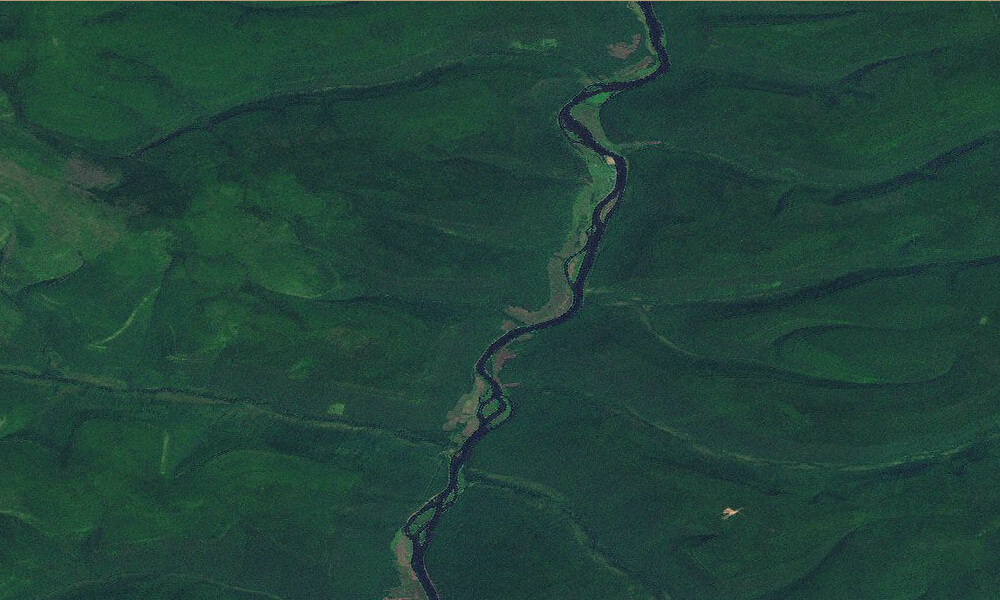
%> input picture optical_image/da8.bmp, 1000 x 600 px
$ octave merge_data3.m   (GNU Octave 9; MATLAB toolbox functions it lacks are replaced by stand-ins)
%> lines starting %> are read from the running program, lines starting %| are printed output that depends on the picture
% [21 lines of commented-out code are left out]
p=[];
% [99 lines of commented-out code are left out]
I=imread('.\optical_image\da8.bmp');
%> I is the input picture: size 600x1000x3 uint8; mean R, G, B 32.5, 67.7, 57.2
I1=rgb2gray(I);
I2=I1(1:552,120:1000);
L=size(I2);
%> L = [552 881]
%   figure,
%   imshow(I2)
height=8;
width=8;
max_row=floor(L(1)/height);
%> max_row = 69
max_col=floor(L(2)/width);
%> max_col = 110
 for row=1:max_row
     for col=1:max_col
      I3=I2((row-1)*8+1:row*8,(col-1)*8+1:col*8);
      I4=reshape(I3,64,1);
      I5=double(I4)/255;
      p=[p,I5];
     end
 end
I=imread('.\optical_image\da9.bmp');
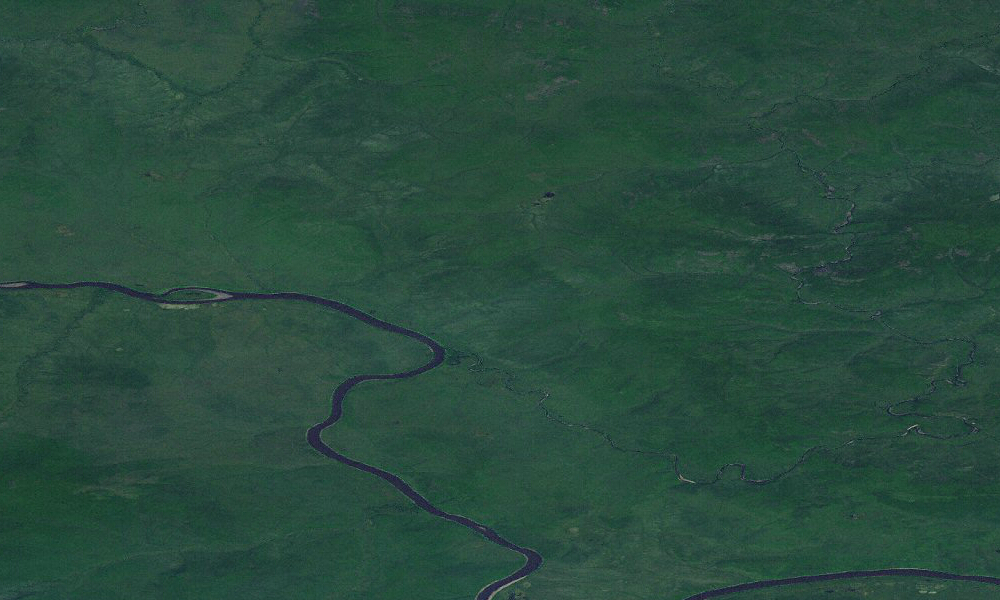
%> input picture optical_image/da9.bmp, 1000 x 600 px
%> I is the input picture: size 600x1000x3 uint8; mean R, G, B 40.9, 74.8, 61.6
I1=rgb2gray(I);
I2=I1(1:592,4:995);
%> I2: size 592x992 uint8
L=size(I2);
%> L = [592 992]
%   figure,
%   imshow(I2)
height=8;
width=8;
max_row=floor(L(1)/height);
%> max_row = 74
max_col=floor(L(2)/width);
%> max_col = 124
 for row=1:max_row
     for col=1:max_col
      I3=I2((row-1)*8+1:row*8,(col-1)*8+1:col*8);
      I4=reshape(I3,64,1);
      I5=double(I4)/255;
      p=[p,I5];
     end
 end
 I=imread('.\optical_image\da10.bmp');
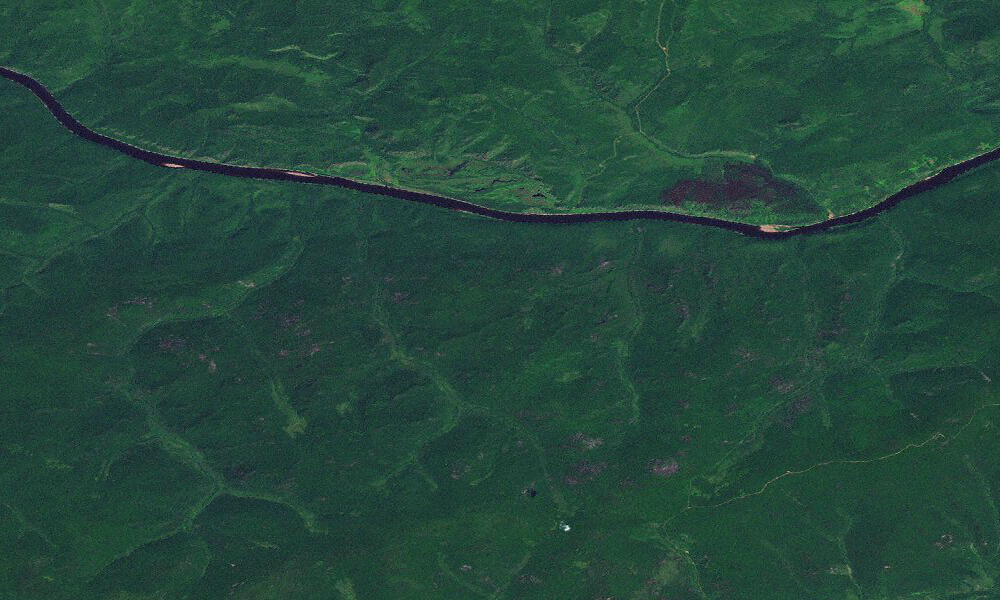
%> input picture optical_image/da10.bmp, 1000 x 600 px
%> I is the input picture: size 600x1000x3 uint8; mean R, G, B 35.6, 71.5, 59
I1=rgb2gray(I);
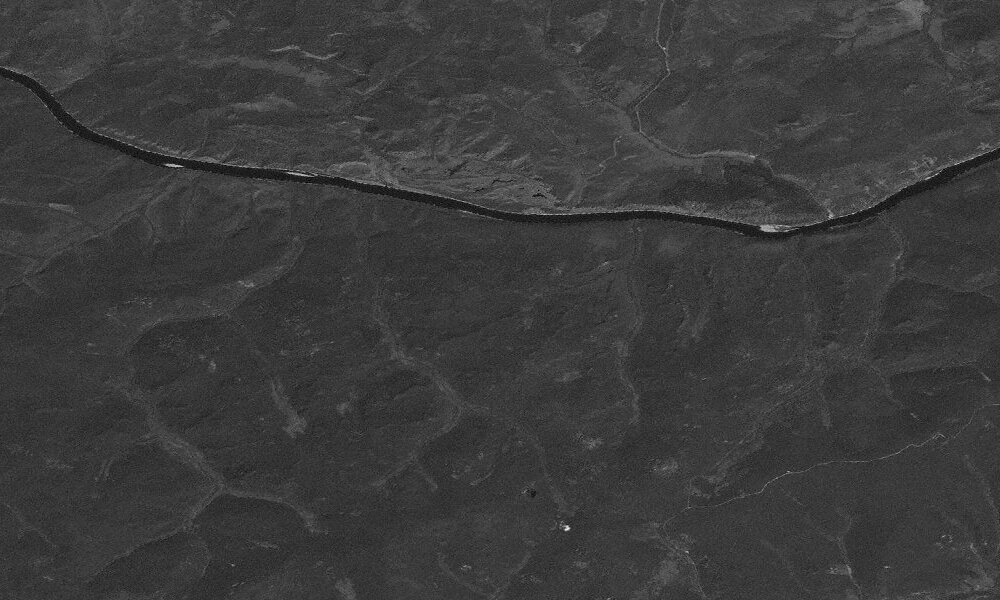
%> I1: size 600x1000 uint8; min 1, max 248, mean 59.4
I2=I1(30:589,1:440);
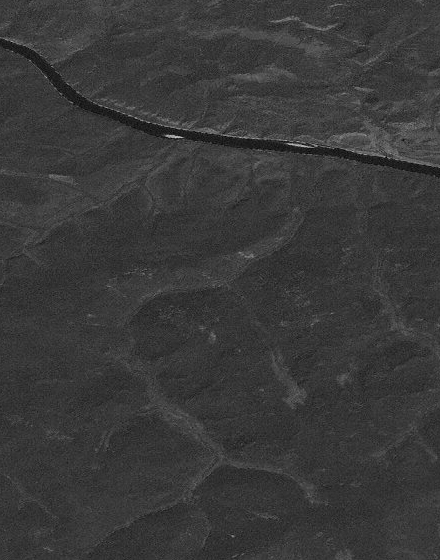
%> I2: size 560x440 uint8; min 1, max 203, mean 57.4
L=size(I2);
%> L = [560 440]
%   figure,
%   imshow(I2)
height=8;
width=8;
max_row=floor(L(1)/height);
%> max_row = 70
max_col=floor(L(2)/width);
%> max_col = 55
 for row=1:max_row
     for col=1:max_col
      I3=I2((row-1)*8+1:row*8,(col-1)*8+1:col*8);
      I4=reshape(I3,64,1);
      I5=double(I4)/255;
      p=[p,I5];
     end
 end
 I=imread('.\optical_image\da11.bmp');
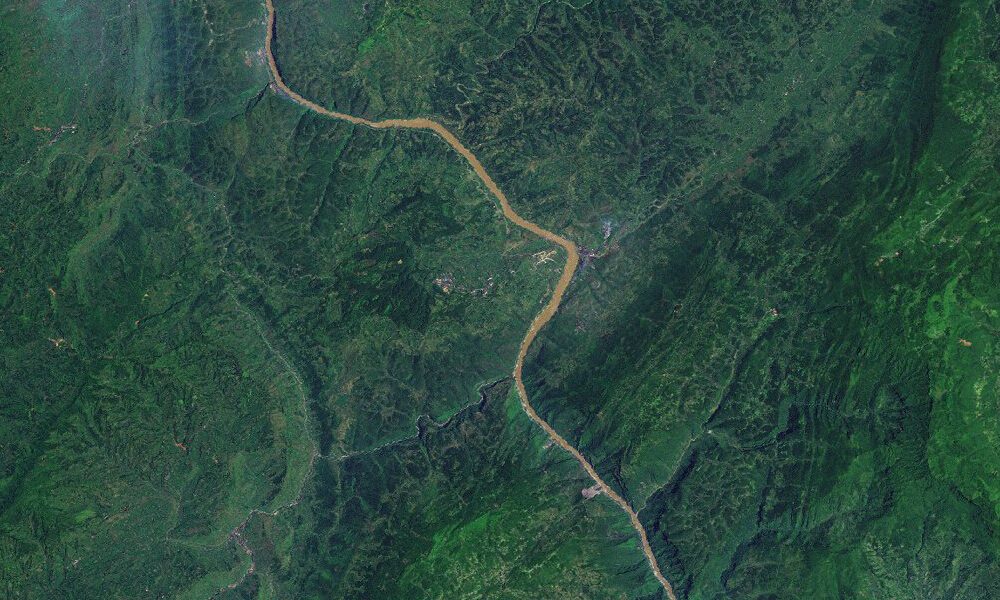
%> input picture optical_image/da11.bmp, 1000 x 600 px
%> I is the input picture: size 600x1000x3 uint8; mean R, G, B 44, 75.3, 63.6
I1=rgb2gray(I);
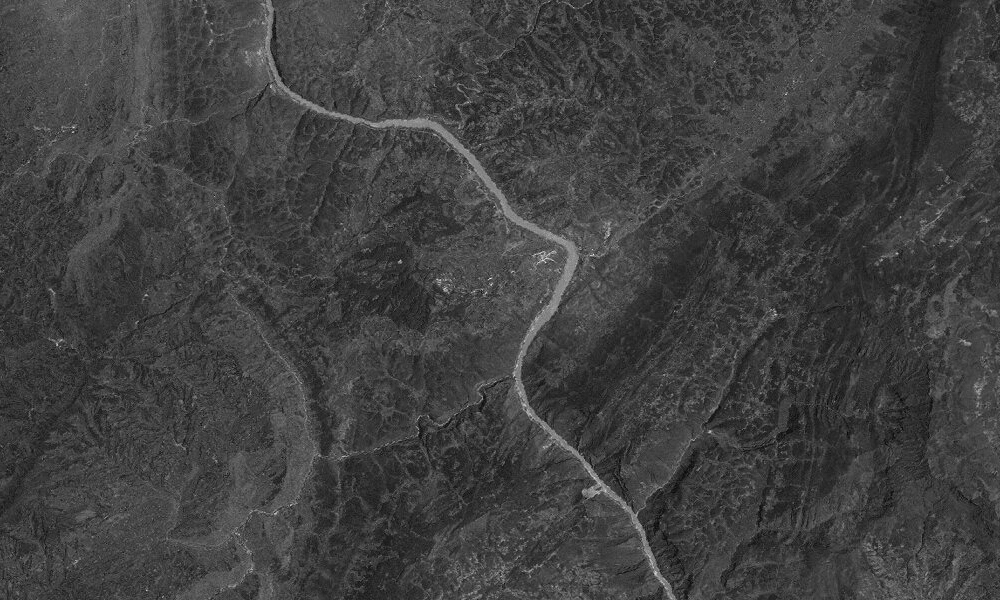
%> I1: size 600x1000 uint8; min 5, max 242, mean 64.6
I2=I1(10:570,22:926);
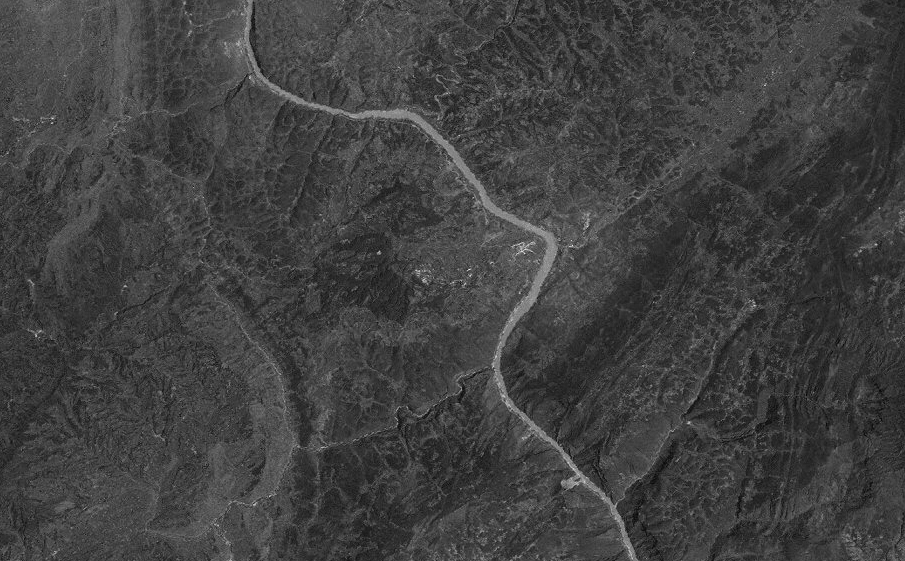
%> I2: size 561x905 uint8; min 6, max 242, mean 64.6
L=size(I2);
%> L = [561 905]
%   figure,
%   imshow(I2)
height=8;
width=8;
max_row=floor(L(1)/height);
max_col=floor(L(2)/width);
%> max_col = 113
%> (the run ends here)
